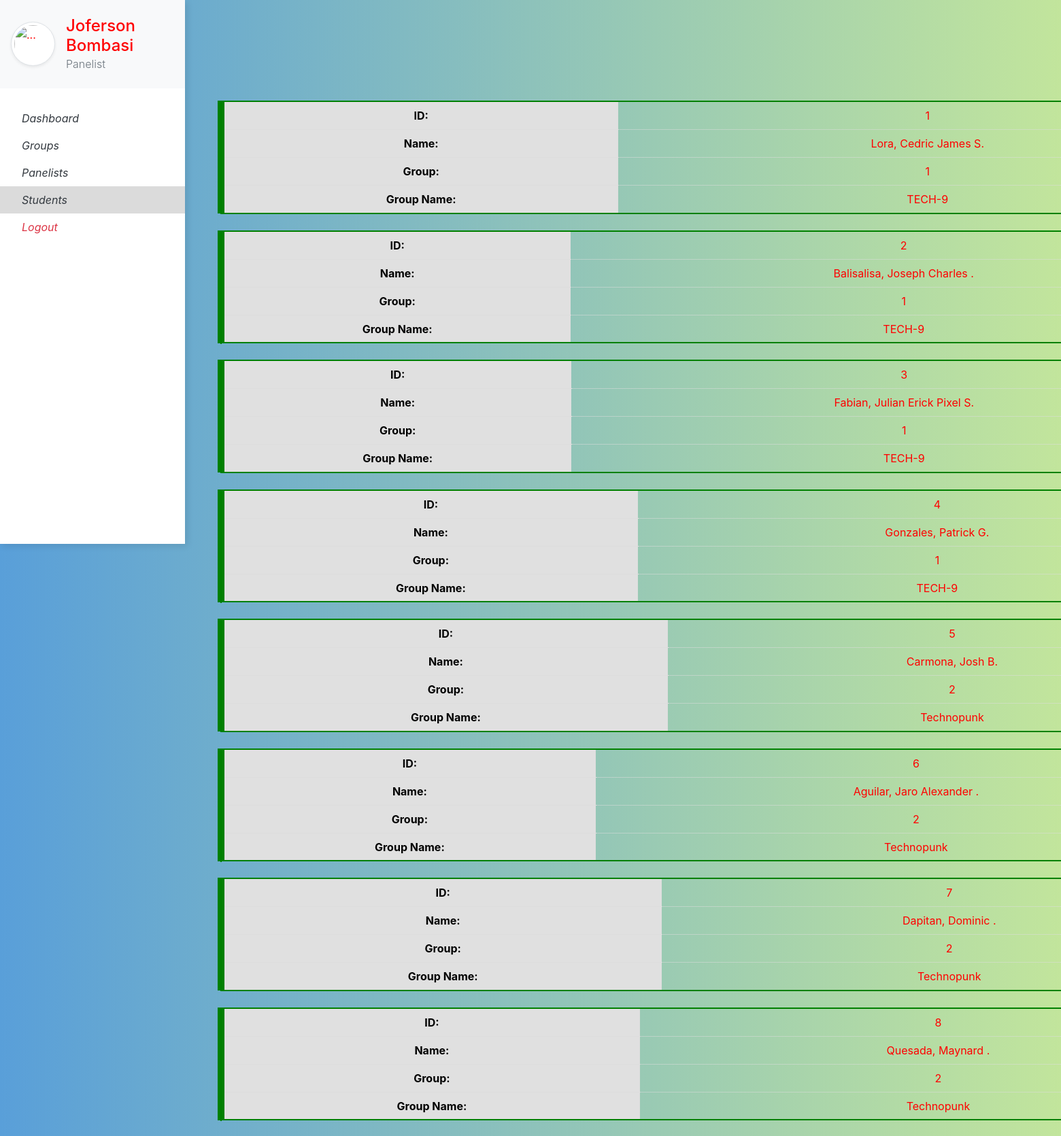
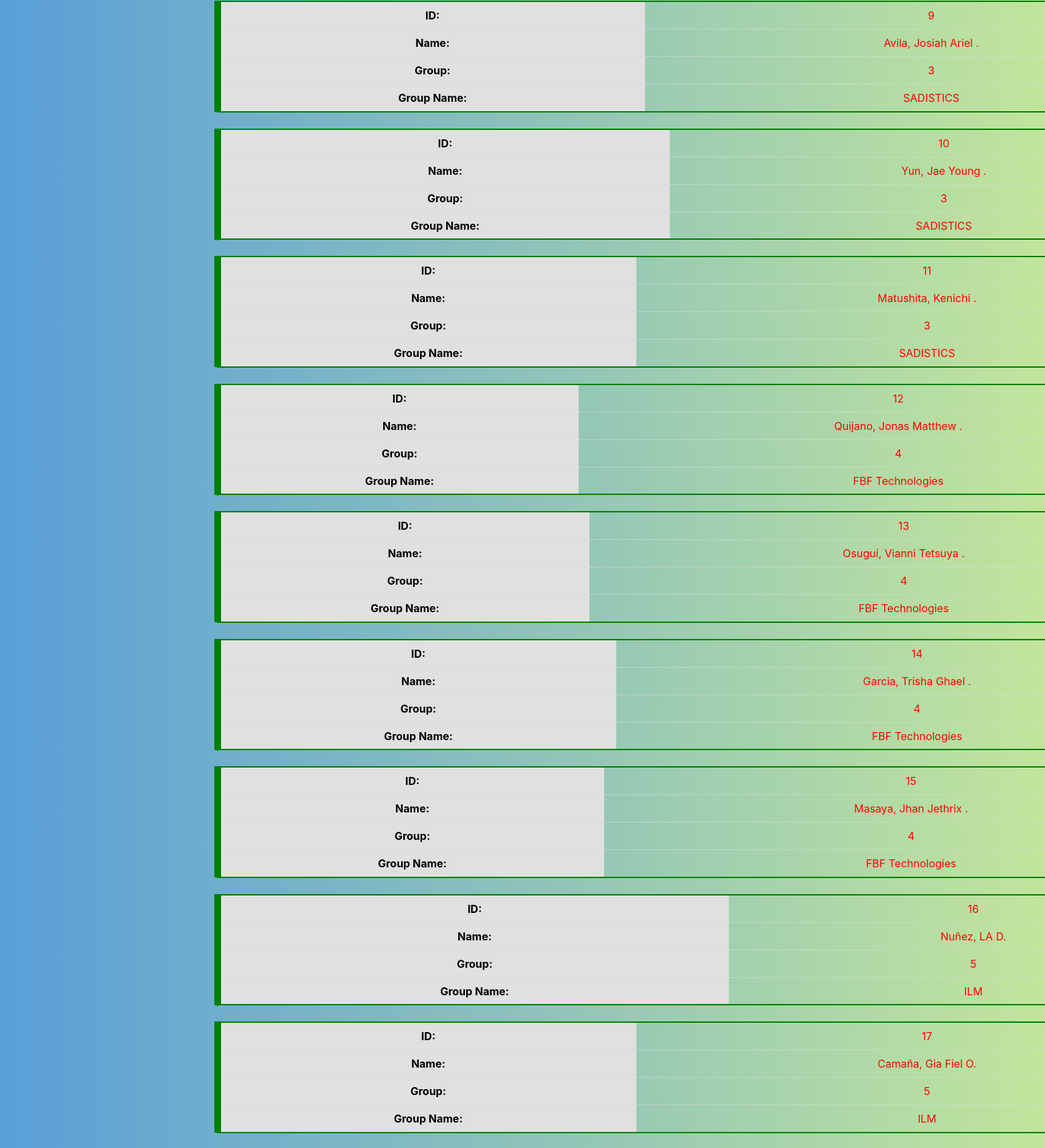
Screenshot of /user_students/ (signed in, upper part) with the database file from the repository (2 pictures, top to bottom).
### website/models.py (models this page shows, shortened)
class Panelist(db.Model, UserMixin):
    id         = db.Column(db.Integer, primary_key=True)
    username   = db.Column(db.String(150), nullable=False)
    password   = db.Column(db.String(150), nullable=False)
    last_name  = db.Column(db.String(150), nullable=False)
    first_name = db.Column(db.String(150), nullable=False)
    middle_in  = db.Column(db.String(10))
    school     = db.Column(db.String(150))
    header     = db.relationship('Defense', backref='head')
    paneling   = db.relationship(
        'Defense',
        secondary=defense_panel_score,
        backref=db.backref('panels')
    )

class Student(db.Model):
    stud_no    = db.Column(db.Integer, primary_key=True)
    last_name  = db.Column(db.String(150), nullable=False)
    first_name = db.Column(db.String(150), nullable=False)
    middle_in  = db.Column(db.String(10))
    group_id   = db.Column(db.Integer, db.ForeignKey('group.id'))

class Group(db.Model):
    id            = db.Column(db.Integer, primary_key=True)
    name          = db.Column(db.String(150), nullable=False)
    project_title = db.Column(db.String(150), nullable=False)
    program       = db.Column(db.String(150), nullable=False)
    members       = db.relationship('Student', backref='group', uselist=True)
    defenses      = db.relationship('Defense', backref='group', uselist=True)

### website/user.py (the view)
@user.route("/user_students/")
@login_required
def user_students():
    return render_template('students_u.html', user=current_user, students=Student.query.all())

### website/__init__.py (called while the page is built)
def create_app():
    app = Flask(__name__)
    app.config['SECRET_KEY'] = 'hjshjhdjah kjshkjdhjs'
    app.config['SQLALCHEMY_DATABASE_URI'] = f'sqlite:///{DB_NAME}'
    db.init_app(app)
    from .admin import admin
    from .auth import auth
    from .user import user
    app.register_blueprint(auth, url_prefix='/')
    app.register_blueprint(admin, url_prefix='/')
    app.register_blueprint(user, url_prefix='/')
    from .models import Panelist, Master
    create_database(app)
    login_manager = LoginManager()
    login_manager.login_view = 'auth.login'
    login_manager.init_app(app)
    @login_manager.user_loader
    def load_user(username):
        if username == 'admin':
            return Master.query.filter_by(username=username).first()
        return Panelist.query.filter_by(username=username).first()
    return app

### website/templates/user/students_u.html (shortened to what this page needs)
{% extends "base_user.html" %}
{% block content %}
	<head>
        <link rel='stylesheet' href="{{ url_for('static', filename ='admin/menu_sheet.css') }}">
	</head>
    <div class='display_grid'>
        {% if students %}
            {% for student in students %}
                <div class='div1'>
					<table>
						<th>ID:</th>
						<td>{{ student.stud_no }}</td>
						<tr>
						<th>Name:</th>
						<td>{{ student.last_name }}, {{ student.first_name }} {{ student.middle_in }}.</td>
						<tr>
						<th>Group:</th>
						<td>{{ student.group_id }}</td>
						<tr>
						<th>Group Name:
						<td>{{ student.group.name }}</td>
					</table>
                    <br>
                </div>
            {% endfor %}
        {% endif %}
    </div>
{% endblock %}

### website/templates/user/base_user.html (shortened to what this page needs)
<html>
    <head>
        <link rel="stylesheet" href="https://stackpath.bootstrapcdn.com/bootstrap/4.3.1/css/bootstrap.min.css">
        <link rel='stylesheet' href="{{ url_for('static', filename ='user/user.css') }}">
    </head>
    <body>
        <div class="vertical-nav bg-white" id="sidebar">
            <div class="py-4 px-3 mb-4 bg-light">
                <div class="media d-flex align-items-center"><img src="https://res.cloudinary.com/mhmd/image/upload/v1556074849/avatar-1_tcnd60.png" alt="..." width="65" class="mr-3 rounded-circle img-thumbnail shadow-sm">
                    <div class="media-body">
                        <h4 class="m-0">{{ user.first_name}} {{ user.last_name }}</h4>
                        <p class="font-weight-light text-muted mb-0">Panelist</p>
                    </div>
                </div>
            </div>
            <ul class="nav flex-column bg-white mb-0">
                <li class="nav-item">
                    <a href="/user_home/" class="nav-link text-dark font-italic">
                        Dashboard
                    </a>
                </li>
                <li class="nav-item">
                    <a href="/user_groups/" class="nav-link text-dark font-italic">
                        Groups
                    </a>
                </li>
                <li class="nav-item">
                    <a href="/user_panelists/" class="nav-link text-dark font-italic">
                        Panelists
                    </a>
                </li>
                <li class="nav-item">
                    <a href="/user_students/" class="nav-link text-dark font-italic">
                        Students
                    </a>
                </li>
                <li class="nav-item">
                    <a href="/logout/" class="nav-link text-danger font-italic">
                        Logout
                    </a>
                </li>
            </ul>
        </div>
        <div class="page-content p-5" id="content">
            {% block content %}
            {% endblock %}
        </div>
    </body>
</html>

### website/static/user/user.css (style rules this page uses)
body { color: blue; }
* { color: red; }
.vertical-nav { min-width: 17rem; width: 17rem; height: 100vh; position: fixed; top: 0; left: 0; box-shadow: 3px 3px 10px rgba(0, 0, 0, 0.1); transition: all 0.4s; }
.page-content { width: calc(100% - 17rem); margin-left: 17rem; transition: all 0.4s; }
body { background: #599fd9; background: -webkit-linear-gradient(to right, #599fd9, #c2e59c); background: linear-gradient(to right, #599fd9, #c2e59c); min-height: 100vh; overflow-x: hidden; }
.display_grid { position: relative; margin-top: 100px; }

### website/static/user/menu_sheet.css (style rules this page uses)
body { background-color: gray; }
table { margin-left: auto; margin-right: auto; width: 1500px; border: 2px solid green; }
th { background: #E0E0E0; border-left: 10px solid green; color: black; padding-top: 10px; padding-bottom: 10px; }
td { border-top: 5px; border: 1px dotted #ddd; padding: 5px; }
.div1 { grid-area: 2 / 1 / auto / 21; }

### website/templates/user/base_user.html (style rules this page uses)
table { width: 100%; }
table, th, td { border: solid 1px #DDD; border-collapse: collapse; padding: 2px 3px; text-align: center; }
.active { background-color:#dbdbdb; }

### rows the page displays
Panelist: first_name "Joferson", last_name "Bombasi"
Student: stud_no "1", last_name "Lora", first_name "Cedric James", middle_in "S", group_id "1", group.name "TECH-9"
Student: stud_no "2", last_name "Balisalisa", first_name "Joseph Charles", group_id "1", group.name "TECH-9"
Student: stud_no "3", last_name "Fabian", first_name "Julian Erick Pixel", middle_in "S", group_id "1", group.name "TECH-9"
Student: stud_no "4", last_name "Gonzales", first_name "Patrick", middle_in "G", group_id "1", group.name "TECH-9"
Student: stud_no "5", last_name "Carmona", first_name "Josh", middle_in "B", group_id "2", group.name "Technopunk"
Student: stud_no "6", last_name "Aguilar", first_name "Jaro Alexander", group_id "2", group.name "Technopunk"
Student: stud_no "7", last_name "Dapitan", first_name "Dominic", group_id "2", group.name "Technopunk"
Student: stud_no "8", last_name "Quesada", first_name "Maynard", group_id "2", group.name "Technopunk"
Student: stud_no "9", last_name "Avila", first_name "Josiah Ariel", group_id "3", group.name "SADISTICS"
Student: stud_no "10", last_name "Yun", first_name "Jae Young", group_id "3", group.name "SADISTICS"
Student: stud_no "11", last_name "Matushita", first_name "Kenichi", group_id "3", group.name "SADISTICS"
Student: stud_no "12", last_name "Quijano", first_name "Jonas Matthew", group_id "4", group.name "FBF Technologies"
Student: stud_no "13", last_name "Osugui", first_name "Vianni Tetsuya", group_id "4", group.name "FBF Technologies"
Student: stud_no "14", last_name "Garcia", first_name "Trisha Ghael", group_id "4", group.name "FBF Technologies"
Student: stud_no "15", last_name "Masaya", first_name "Jhan Jethrix", group_id "4", group.name "FBF Technologies"
Student: stud_no "16", last_name "Nuñez", first_name "LA", middle_in "D", group_id "5", group.name "ILM"
Student: stud_no "17", last_name "Camaña", first_name "Gia Fiel", middle_in "O", group_id "5", group.name "ILM"
